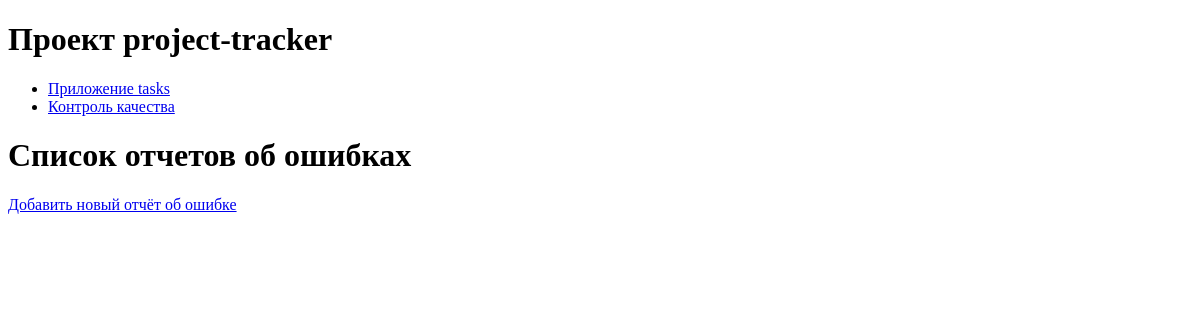
The page /quality_control/bugs/ on the database as committed earlier.
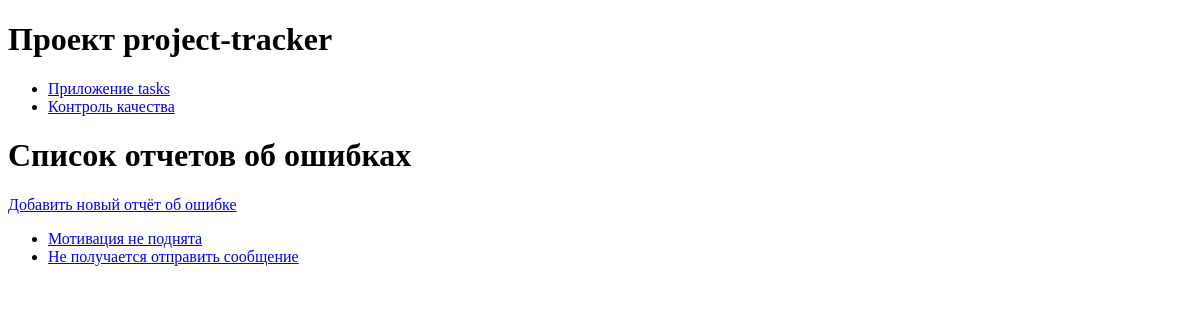
The same page on the database as committed later.
### quality_control/models.py (models this page shows, shortened)
class BugReport(models.Model):
    STATUS_CHOISES = [
        ('New', 'Новая'),
        ('In_progress', 'В работе'),
        ('Completed', 'Завершена')
    ]
    PRIORITY_CHOISES = [
        ('Low', 'Низкий'),
        ('Middle', 'Средний'),
        ('High', 'Высокий')
    ]
    title = models.CharField(max_length=100)
    description = models.TextField()
    project = models.ForeignKey(
        Project,
        on_delete=models.CASCADE
    )
    task = models.ForeignKey(
        Task,
        related_name='bugs',
        on_delete=models.SET_NULL,
        null=True,
        blank=True
    )
    status = models.CharField(
        max_length=50,
        choices=STATUS_CHOISES,
        default='New'
    )
    priority = models.CharField(
        max_length=50,
        choices=PRIORITY_CHOISES,
        default='Middle'
    )
    created_at = models.DateTimeField(auto_now_add=True)
    updated_at = models.DateTimeField(auto_now=True)

### quality_control/views.py (the view)
# urls.py: path('bugs/', views.BugReportsListView.as_view(), name='bugs_list'),
class BugReportsListView(ListView):
    model = BugReport
    context_object_name = 'bugs_list'
    template_name = 'quality_control/bugs_list.html'

### quality_control/templates/quality_control/bugs_list.html
{% extends 'base/base.html' %}
{% block content %}
    <h1>Cписок отчетов об ошибках</h1>
    <p><a href="{% url 'quality_control:add_bug_report' %}">Добавить новый отчёт об ошибке</a></p>
    <ul>
        {% for bug in bugs_list %}
            <li><a href="{% url 'quality_control:bug_detail' bug.id %}">{{ bug.title }}</a></li>
        {% endfor %}
    </ul>
{% endblock %}

Rows that differ between the two databases and show on the page:
added BugReport: title "Мотивация не поднята"
added BugReport: title "Не получается отправить сообщение"
